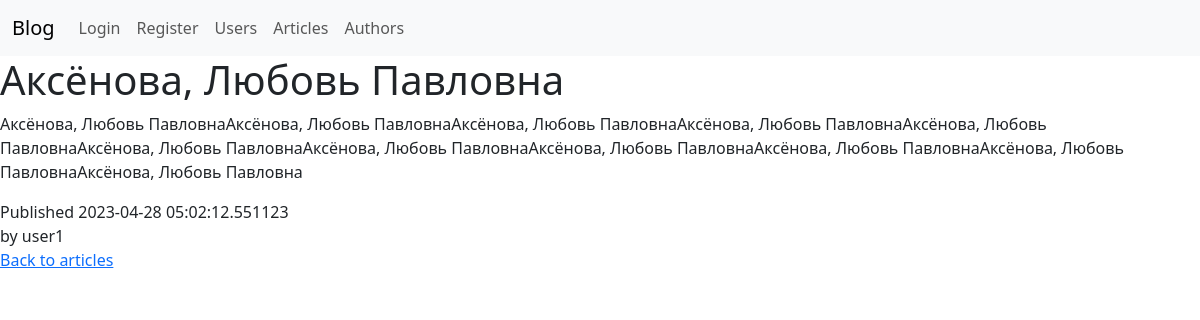
Page /articles/2/ on the committed database.
### blog/models/article.py (models this page shows, shortened)
class Article(db.Model):
    id = Column(Integer, primary_key=True)
    author_id = Column(Integer, ForeignKey('author.id'), nullable=False)
    author = relationship('Author', back_populates='articles')
    title = Column(String(200), nullable=False, default="", server_default="")
    body = Column(Text, nullable=False, default="", server_default="")
    dt_created = Column(DateTime, default=datetime.utcnow, server_default=func.now())
    dt_updated = Column(DateTime, default=datetime.utcnow, onupdate=datetime.utcnow)
    tags = relationship('Tag', secondary=article_tag_association_table, back_populates='articles')

### blog/models/user.py (models this page shows, shortened)
class User(db.Model, UserMixin):
    id=Column(Integer, primary_key=True)
    first_name = Column(String(120), unique=False, nullable=False, default="", server_default="")
    last_name = Column(String(120), unique=False, nullable=False, default="", server_default="")
    username=Column(String(80), unique=True, nullable=False)
    email = Column(String(255), unique=True, nullable=False, default="", server_default="")
    is_staff=Column(Boolean, nullable=False, default=False)
    _password=Column(LargeBinary, nullable=True)
    author=relationship("Author",uselist=False, back_populates='user')
    @property
    def password(self):
        return self._password

### blog/views/articles.py (the view)
@articles_app.route("/articles/<int:article_id>/", endpoint='details')
def article_details(article_id:int):
    article=Article.query.filter_by(id=article_id).one_or_none()
    if article is None:
        raise NotFound(f'Article #{article_id} doesn`t exist!')
    return render_template("articles/details.html", article=article)

### blog/models/author.py (called while the page is built)
    def __str__(self):
        return self.user.username

### blog/templates/articles/details.html (shortened to what this page needs)
{% extends 'base.html' %}
{% block body %}
<h1>{{ article.title }}</h1>
<div>
    <p>{{ article.body }}</p>
    <div>Published {{ article.dt_created }}</div>
    <div>by {{ article.author}}</div>
    <a href="{{ url_for('articles_app.list') }}">Back to articles</a>
</div>
{% endblock %}

### rows in the picture
Article: title "Аксёнова, Любовь Павловна", body "Аксёнова, Любовь ПавловнаАксёнова, Любовь ПавловнаАксёнова, Любовь ПавловнаАксёнова, Любовь ПавловнаАксёнова, Любовь ПавловнаАксёнова, Любовь ПавловнаАксёнова, Любовь ПавловнаАксёнова, Любовь ПавловнаАксёнова, Любовь ПавловнаАксёнова, Любовь ПавловнаАксёнова, Любовь Павловна", dt_created "2023-04-28 05:02:12.551123"
User: author "user1"

### other values in the picture
{{ label }} "Login" "Register"
{{ label }} "Users" "Articles" "Authors"
